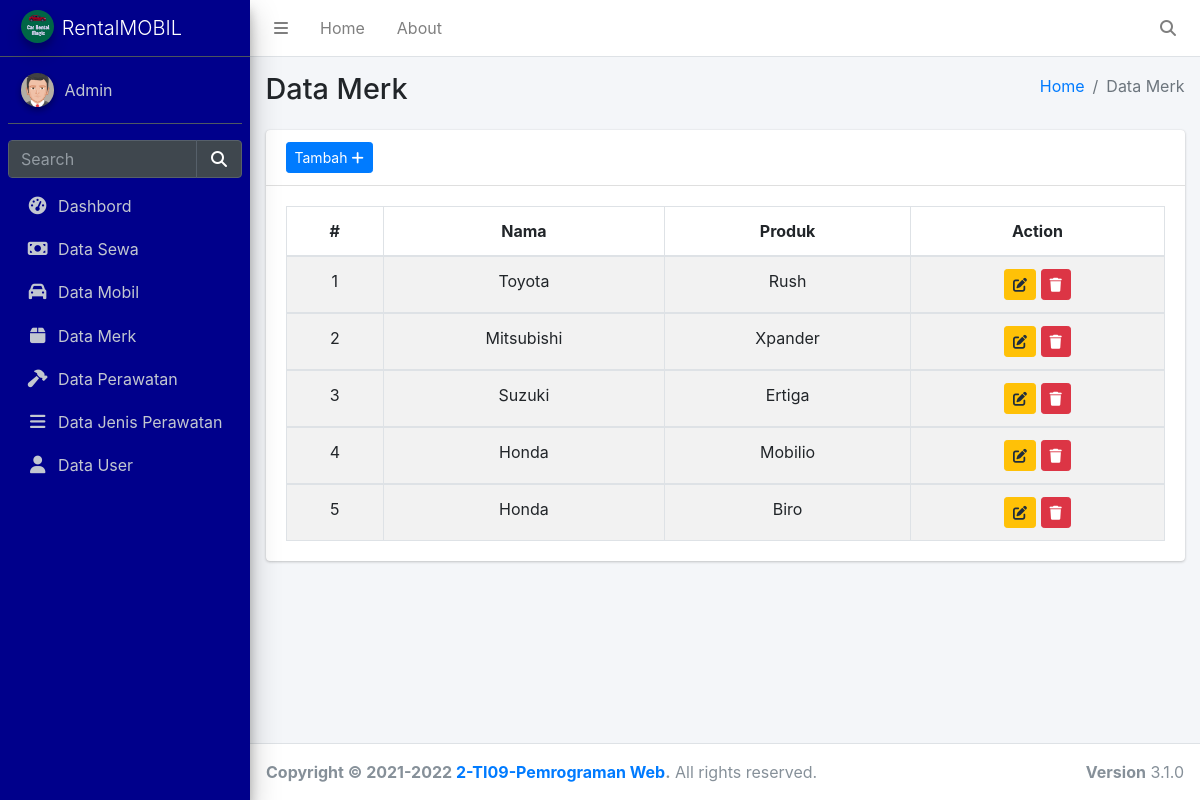
/index.php/merk, run on the app's committed database.
### tables this page shows
CREATE TABLE `merk` (
  `id` int(11) NOT NULL,
  `nama` varchar(30) DEFAULT NULL,
  `produk` varchar(30) DEFAULT NULL
);

### application/controllers/Merk.php (called while the page is built, shortened)
<?php
class Merk extends CI_Controller
{
	public function __construct()
	{
		$this->load->model("merk_model");
	}
	public function index()
	{
		$data['title'] = "Data Merk";
		$data['merk'] = $this->merk_model->get_data('merk')->result();
		$this->load->view('template/head', $data);
		$this->load->view('template/side', $data);
		$this->load->view('merk', $data);
		$this->load->view('template/foot');
	}
}

### index.php (called while the page is built, shortened)
<?php
require_once BASEPATH.'core/CodeIgniter.php';

### application/models/Merk_model.php (called while the page is built, shortened)
<?php
class Merk_model extends CI_Model
{
    public function get_data($table)
    {
        return $this->db->get($table);
    }
}

### application/views/merk.php (the view, shortened to what this page needs)
<div class="card">
    <div class="card-header">
        <a href="<?= base_url('merk/tambah') ?>" class="btn btn-primary btn-sm">Tambah <i class="fas fa-plus"></i></a>
    </div>
    <div class="card-body">
        <table class="table table-bordered table-striped">
            <thead>
                <tr class="text-center">
                    <th>#</th>
                    <th>Nama</th>
                    <th>Produk</th>
                    <th>Action</th>
                </tr>
            </thead>
            <?php $no = 1;
            foreach ($merk as $mrk) : ?>
            <tbody>
                <tr class="text-center">
                    <td><?= $no++ ?></td>
                    <td><?= $mrk->nama ?></td>
                    <td><?= $mrk->produk ?></td>
                    <td>
                        <button data-toggle="modal" data-target="#edit<?= $mrk->id ?>" class="btn btn-warning btn-sm"><i
                                class="fas fa-edit"></i></button>
                        <a href="<?= base_url('merk/delete/' . $mrk->id) ?>" class="btn btn-danger btn-sm"><i
                                class="fas fa-trash"></i></a>
                    </td>
                </tr>
            </tbody>
            <?php endforeach
            ?>
        </table>
    </div>
</div>

### data on the page
merk: nama "Toyota", produk "Rush"
merk: nama "Mitsubishi", produk "Xpander"
merk: nama "Suzuki", produk "Ertiga"
merk: nama "Honda", produk "Mobilio"
merk: nama "Honda", produk "Biro"

### other printed values
$title "Data Merk"
